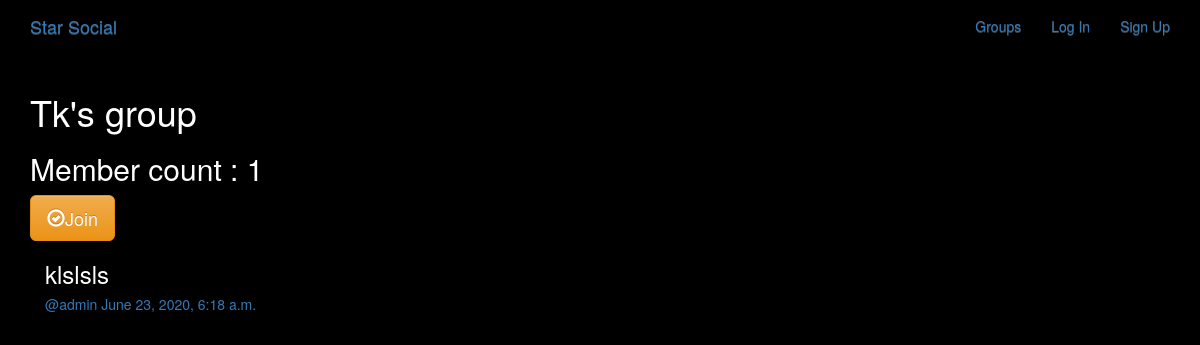
The page /groups/posts/in/tks-group/ on the database its author committed.
### groups/models.py (models this page shows, shortened)
class Group(models.Model):
    name = models.CharField(max_length=250, unique=True)
    slug = models.SlugField(allow_unicode=True, unique=True)
    description = models.TextField(blank=True, default='')
    description_html = models.TextField(editable=False, default='', blank=True)
    members = models.ManyToManyField(User, through='GroupMember')
    class Meta:
        ordering = ['name']

### posts/models.py (models this page shows, shortened)
class Post(models.Model):
    user = models.ForeignKey(User, on_delete=models.DO_NOTHING, related_name='posts')
    created_at = models.DateTimeField(auto_now=True)
    message = models.TextField()
    message_html = models.TextField(editable=False)
    group = models.ForeignKey(Group, related_name='posts', on_delete=models.DO_NOTHING, null=True, blank=True)
    class Meta:
        ordering = ['-created_at']
        unique_together = ['user', 'message']

### groups/views.py (the view)
# urls.py: path('posts/in/<slug:slug>/', views.SingleGroup.as_view(), name="single"),
class SingleGroup(generic.DetailView):
    model = Group

### groups/templates/groups/group_detail.html
{% extends "groups/group_base.html" %}
{% block pregroup %}
    <h1>{{ group.name }}</h1>
    <h2>Member count : {{ group.members.count }}</h2>
    <div class="content">
        {% if user in group.members.all %}
            <a href="{% url 'groups:leave' slug=group.slug %}" class="btn btn-lg btn-fill btn-warning">
                <span class="glyphicon glyphicon-remove-circle"></span>Leave
            </a>
        {% else %}
             <a href="{% url 'groups:join' slug=group.slug %}" class="btn btn-lg btn-fill btn-warning">
                <span class="glyphicon glyphicon-ok-circle"></span>Join
            </a>
        {% endif %}
    </div>
{% endblock %}
{% block group_content %}
    <div class="col-md-8">
        {% if group.posts.count == 0 %}
            <h2>No posts in this group</h2>
        {% else %}
            {% for post in group.posts.all %}
                {% include "posts/_post.html" %}
            {% endfor %}
        {% endif %}
    </div>
{% endblock %}

### posts/templates/posts/_post.html (shortened to what this page needs)
<div class="post media">
    <h3>{{post.message_html|safe}}</h3>
    <div class="media-body">
        <h5 class="media-heading">
            <span class="username">
                <a href="{% url 'posts:for_user' username=post.user.username %}">@{{post.user.username}}</a>
            </span>
            <time class="time">
                <a href="{% url 'posts:single' username=post.user.username pk=post.pk %}">{{post.created_at}}</a>
            </time>
        </h5>
    </div>
</div>

### static/social_site/css/master.css (style rules this page uses)
body { margin: 0; overflow: hidden; background-color: black; color:white; }

### rows shown on the page
Group: name "Tk's group", members.count "1"
Post: message_html "klslsls", user.username "admin", created_at "June 23, 2020, 6:18 a.m."
